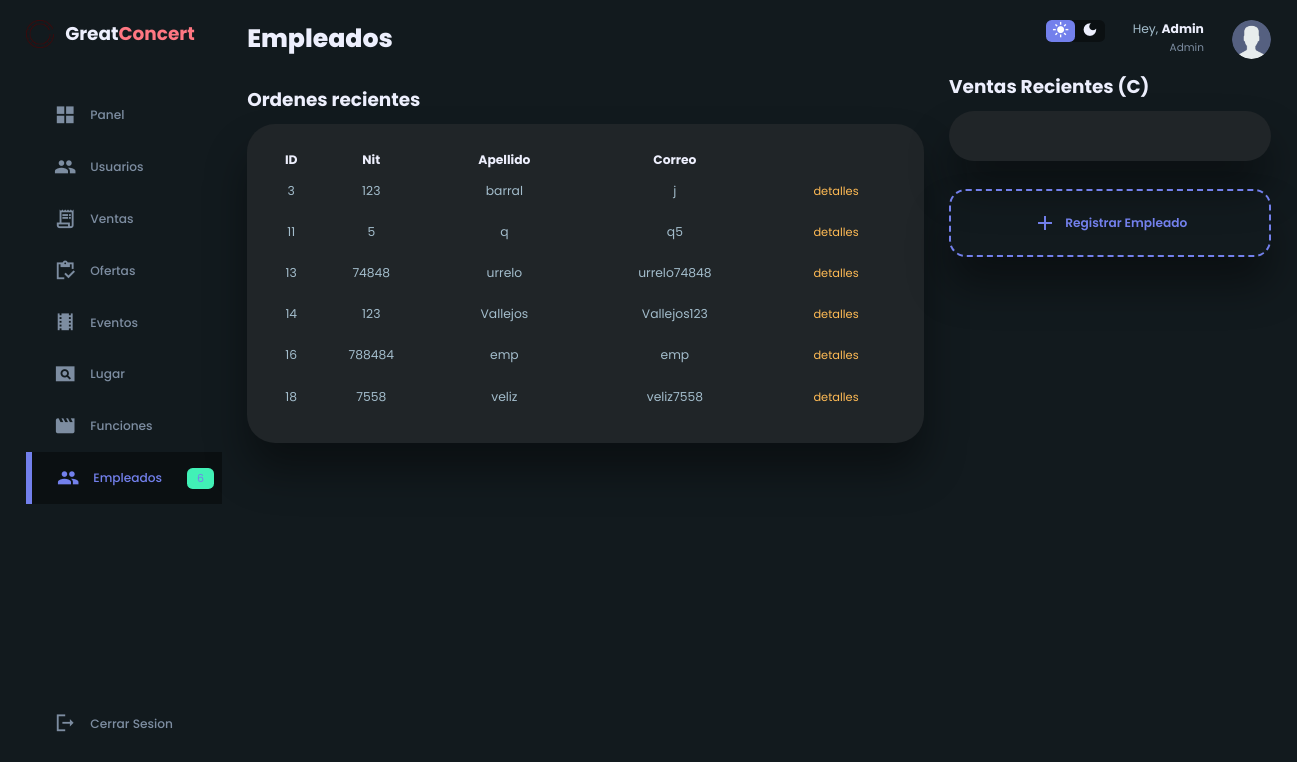
Page /emp.php on the committed database.
### tables this page shows
CREATE TABLE `usuario` (
  `id_usuario` int(10) NOT NULL,
  `nit` varchar(50) NOT NULL,
  `apellido` varchar(50) NOT NULL,
  `correo` varchar(50) NOT NULL,
  `password` varchar(50) NOT NULL,
  `tarjeta` int(50) DEFAULT NULL,
  `rol` varchar(50) NOT NULL
);

### emp.php (the view, shortened to what this page needs)
<?php
$objeto = new DB();
$conexion = $objeto->connect();
$consulta= "SELECT * FROM usuario WHERE rol = 2";
$resultado = $conexion->prepare($consulta);
$resultado->execute();
$users=$resultado->fetchAll(PDO::FETCH_ASSOC);
$objeto = new DB();
$conexion = $objeto->connect();
$consulta= "SELECT COUNT(id_usuario) AS tot FROM usuario WHERE rol = 2";
$ventash = $conexion->prepare($consulta);
$ventash->execute();
$hoy=$ventash->fetchAll(PDO::FETCH_ASSOC);
?>
<!DOCTYPE html>
<html lang="en">
<head>
    <link rel="stylesheet" href="https://unicons.iconscout.com/release/v4.0.0/css/line.css">
    <link rel="stylesheet" href="./style.css">
</head>
<body class="dark-theme-variables">
    <div class="container">
        <aside>
            <div class="top">
                <div class="logo">
                    <img src="./images/cine.png" alt="">
                    <h2>Great<span class="danger">Concert</span></h2>
                </div>
            </div>
            <div class="sidebar">
                <a href="./index.php">
                    <span class="material-icons-sharp">grid_view</span>
                    <h3>Panel</h3>
                </a>
                <a href="./users.php">
                    <span class="material-icons-sharp">group</span>
                    <h3>Usuarios</h3>
                </a>
                <a href="./ventas.php">
                    <span class="material-icons-sharp">receipt_long</span>
                    <h3>Ventas</h3>
                </a>
                <a href="./prod.php">
                    <span class="material-icons-sharp">inventory</span>
                    <h3>Ofertas</h3>
                </a>
                <a href="./peli.php">
                    <span class="material-icons-sharp">theaters</span>
                    <h3>Eventos</h3>
                </a>
                <a href="./salas.php">
                    <span class="material-icons-sharp">pageview</span>
                    <h3>Lugar</h3>
                </a>
                <a href="./funciones.php">
                    <span class="material-icons-sharp">movie</span>
                    <h3>Funciones</h3>
                </a>
                <a href="./emp.php" class="active">
                    <span class="material-icons-sharp">group</span>
                    <h3>Empleados</h3>
                    <?php foreach($hoy as $h){ ?>
                    <span class="message-count"><?php echo $h['tot']; ?></span>
                    <?php } ?>
                </a>
                <a href="../index.php">
                    <span class="material-icons-sharp">logout</span>
                    <h3>Cerrar Sesion</h3>
                </a>
            </div>
        </aside>
        <main>
            <h1>Empleados</h1>
            <div class="recent-orders">
            <h2>Ordenes recientes</h2>
                <table>
                    <thead>
                        <tr>
                            <th>ID</th>
                            <th>Nit</th>
                            <th>Apellido</th>
                            <th>Correo</th>
                            <th></th>
                        </tr>
                    </thead>
                    <tbody>
                        <?php foreach($users as $l){ ?>
                        <tr>
                            <td><?php echo $l['id_usuario'];?></td>
                            <td><?php echo $l['nit'];?></td>
                            <td><?php echo $l['apellido'];?></td>
                            <td><?php echo $l['correo'];?></td>
                            <td class="warning">
                                <span class="services__button">detalles</span>
                            </td>
                        </tr>
                        <?php }?>
                    </tbody>
                </table>
            </div>
        </main>
        <div class="right">
            <div class="top">
                <div class="theme-toggler">
                    <span class="material-icons-sharp active">light_mode</span>
                    <span class="material-icons-sharp">dark_mode</span>
                </div>
                <div class="profile">
                    <div class="info">
                        <p>Hey, <b>Admin</b></p>
                        <small class="text-muted">Admin</small>
                    </div>
                    <div class="profile-photo">
                        <img src="./images/user.png">
                    </div>
                </div>
            </div>
            <div class="recent-updates">
                <h2>Ventas Recientes (C)</h2>
                <div class="updates">
                </div>
            </div>
            <div class="sales-analytics">
            <div class="item add-product">
                    <div>
                        <span class="material-icons-sharp">add</span>
                        <span class="services__button"><h3>Registrar Empleado</h3></span>
                </div>
            </div>
            </div>
        </div>
    </div>
</body>
</html>

### rows in the picture
usuario: id_usuario "3", nit "123", apellido "barral", correo "j"
usuario: id_usuario "11", nit "5", apellido "q", correo "q5"
usuario: id_usuario "13", nit "74848", apellido "urrelo", correo "urrelo74848"
usuario: id_usuario "14", nit "123", apellido "Vallejos", correo "Vallejos123"
usuario: id_usuario "16", nit "788484", apellido "emp", correo "emp"
usuario: id_usuario "18", nit "7558", apellido "veliz", correo "veliz7558"

### other values in the picture
$h['tot'] "6"
